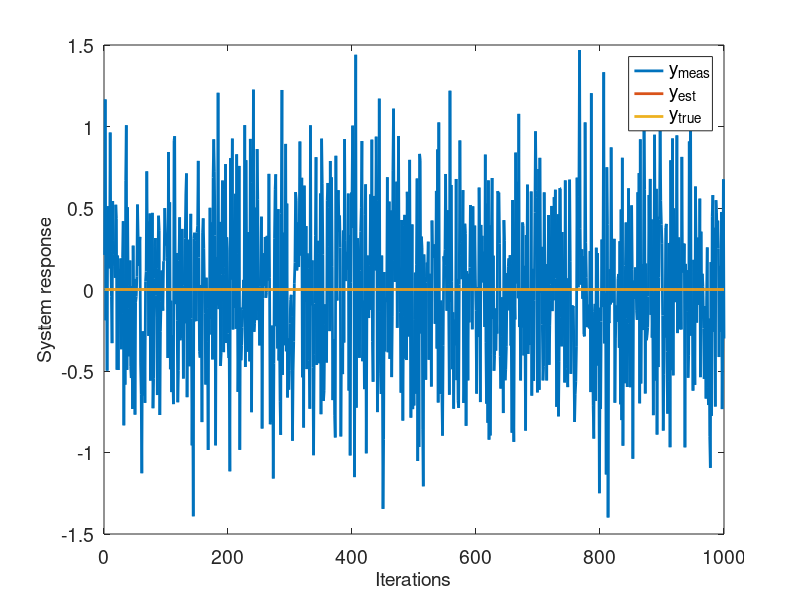

Recreate this plot in MATLAB.
%% Prepare
clear all
close all
clc
m = 1800;
N = 1000;
start = 25;
sigma = 0.5;

%% System model
sys = tf([1/m], [1 0.001 0]);
sysd = c2d(sys, 0.1);
sysSS = ss(sysd);
sysSS.C(2) = 0;

%% System simulation
u=[-1*ones(start,1);ones(N-start,1)];
u = 10*sin(.01*(1:N));

noise=randn(N,1); noise=sigma*(noise-mean(noise));

[y, t, x] = lsim(sysSS,u);

y0 = y;
y = y + noise;

%% Set up for Kalman Filter
A = sysSS.A;
B = sysSS.B;
C = sysSS.C';
n = length(sysSS.A);
% Set up the matrices and vectors for Kalman filter
x = zeros(n,1);
P = eye(n)*1e-3;
% For parameter estimation
n2 = length(sysSS.A) + length(sysSS.B);
P2 = eye(n2)*1e-3;
Rw2 = eye(n2);
x2 = zeros(n2,1);
theta = x2;
iae =0;
% Noise information
rv = 1;  Rw = 0.01*eye(n); xSave=[];

for t= 3:N
%	Kalman filter for state estimation
%	Prediction
	x = A*x + B*u(t-1); % x^(t+1|t)= P x(t|t) + Q u(t)
    % Rw process noise covariance matrix
 	P = A*P*A' + Rw; % phi(t+1|t) = P phi(t|t) P' + Rw
%	Correction
    % rv ouput noise variance
	K = P*C/(rv + C'*P*C); % K(t+1) = [phi(t+1|t) H' ] / [rv + H phi(t+1|t) H']
	x = x + K*(y(t) - C'*x); % x^(t+1|t+1) = x^(t+1|t) + K(t+1) [y(t+1) - H x^(t+1|t)]
	P = (eye(n) - K*C')*P; % phi(t+1|t+1) = [I - K(t) H] phi(t+1|t)
    xSave=[xSave, x];
    % KF for parameter estimation
    yt = sysSS.C*x;

%	Kalman filter algorithm
%	Prediction
	P2 = P2 + Rw2;
% 	Correction
	K2 = P2*x2/(rv +x2'*P2*x2);
	perror = (yt - x2'*theta);
	theta = theta + K2*perror;
	P2 = (eye(n2) - K2*x2')*P2;

%	Store the predicted error
	iae = iae + abs(perror);

% 	Time shift the variables
	yt_1 = yt;
	ut_1 = u(t);

% 	Update the observation vector
	x2(2) = x2(1); x2(1) = -yt_1;
	x2(4) = x2(3); x2(3) = ut_1; 

%	Store the output of the system
	store(t,1) = yt;

%	Store the system parameters
	store(t,2:n2+1) = theta';
end

L = 2;

yest = sysSS.C*xSave;

h = figure(1);
plot([1:N],y, 'LineWidth', L)
hold on
plot([3:N], yest,'LineWidth', L)
plot([1:N],y0, 'LineWidth', L)
%plot([1:N],u, 'LineWidth', L)
xlabel('Iterations')
ylabel('System response')
legend('y_{meas}', 'y_{est}', 'y_{true}','u');
FS = findall(h, '-property', 'Fontsize');
set(FS, 'FontSize', 14);